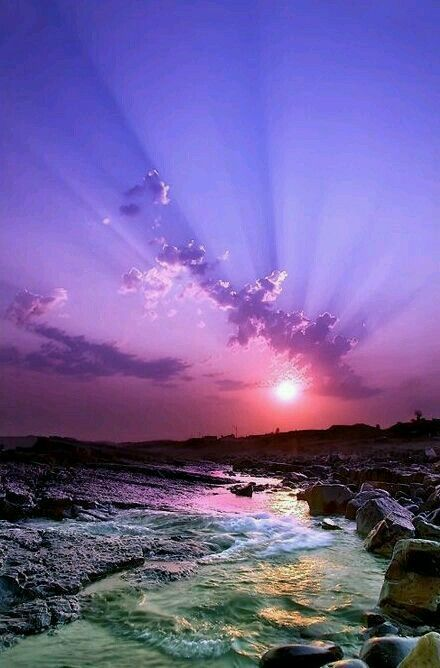
#> input picture comp_vision/l_1/11.jpg, 440 x 668 px, found by its file name
$ jupyter execute --allow-errors comp_vision_1.ipynb
#> lines starting #> are read from the running program, lines starting #| are printed output that depends on the picture
[cell 1]
import cv2
import numpy as np
import matplotlib.pyplot as plt

[cell 2]
# Завантаження зображення
img = cv2.imread(r"C:\Users\User\Downloads\11.jpg")   # вкажіть назву свого файлу
#> img is the input picture: shape (668, 440, 3); mean B, G, R 154.8, 95.6, 113.4

# Ковертувати в RGB
img = cv2.cvtColor(img, cv2.COLOR_BGR2RGB)

# Вивести зображення
plt.imshow(img)
plt.axis(False)

[cell 3]
# Розділення на три канали (червоний,зелений та синій)
red, green, blue = cv2.split(img)
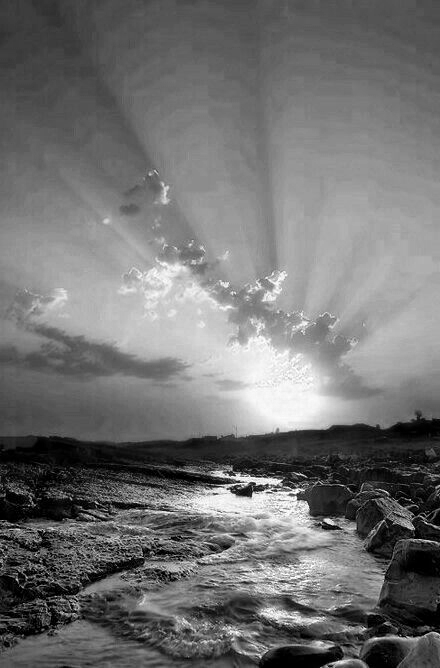
#> red: shape (668, 440); min 0, max 255, mean 113.4
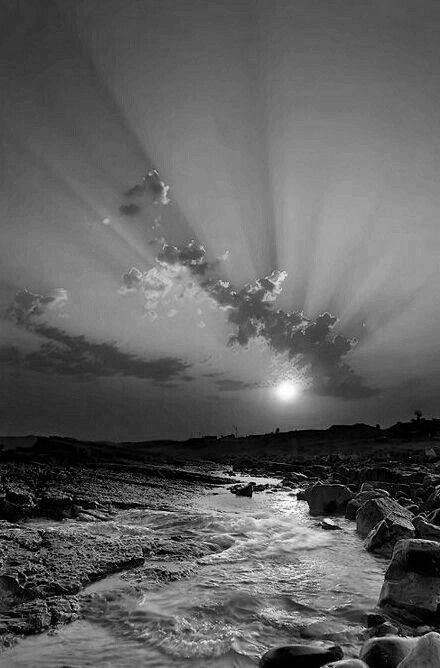
#> green: shape (668, 440); min 0, max 255, mean 95.6
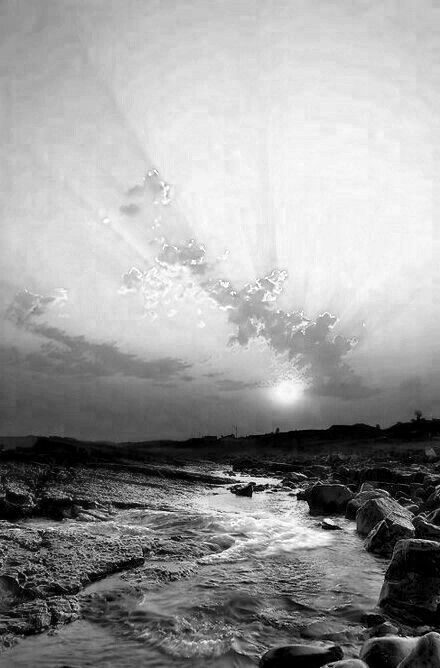
#> blue: shape (668, 440); min 0, max 255, mean 154.8

[cell 4]
# Злиття в RGB
img1 = cv2.merge([red, green, blue])

[cell 5]
# Злиття в RBG
img2 = cv2.merge([red, blue, green])
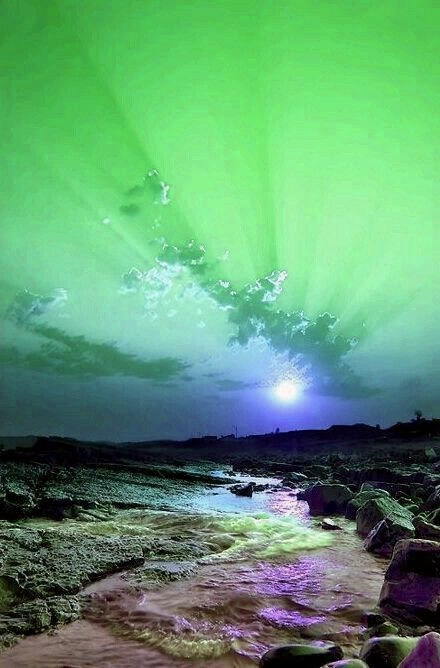
#> img2: shape (668, 440, 3); mean of channels 0, 1, 2 113.4, 154.8, 95.6; drawn as B, G, R

[cell 6]
# Злиття в GRB
img3 = cv2.merge([green, red, blue])
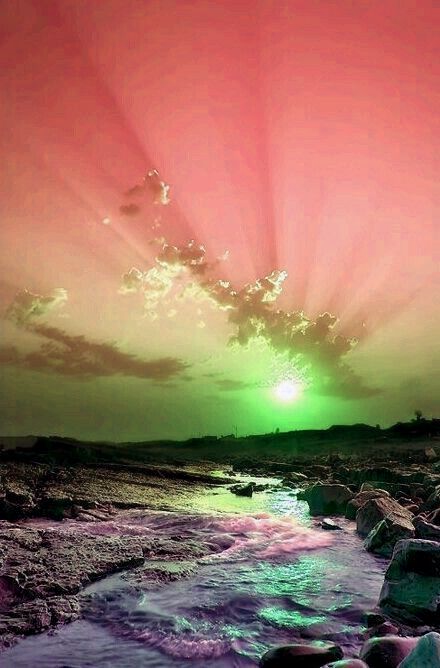
#> img3: shape (668, 440, 3); mean of channels 0, 1, 2 95.6, 113.4, 154.8; drawn as B, G, R

[cell 7]
# Злиття в BGR
img4 = cv2.merge([blue, green, red])

[cell 8]
# Створення колажу
out1 = np.hstack([img1, img2])
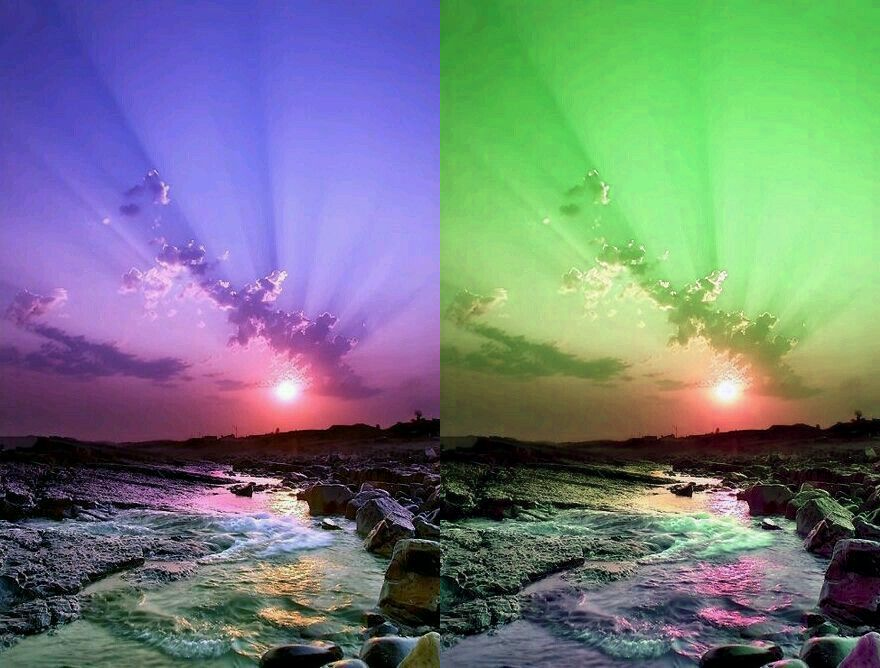
#> out1: shape (668, 880, 3); mean R, G, B 113.4, 125.2, 125.2
out2 = np.hstack([img3, img4])
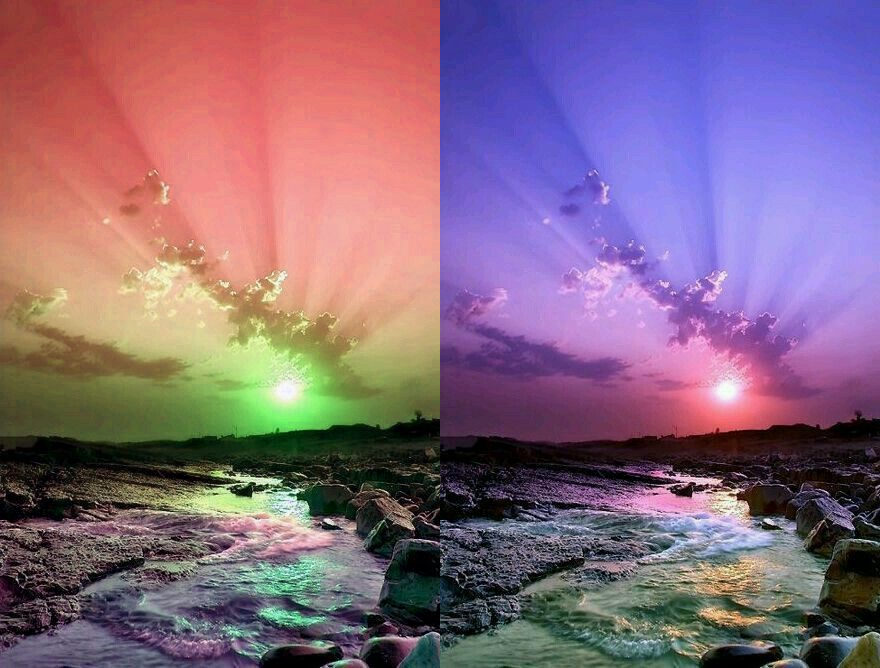
#> out2: shape (668, 880, 3); mean of channels 0, 1, 2 125.2, 104.5, 134.1; drawn as B, G, R
out = np.vstack([out1, out2])
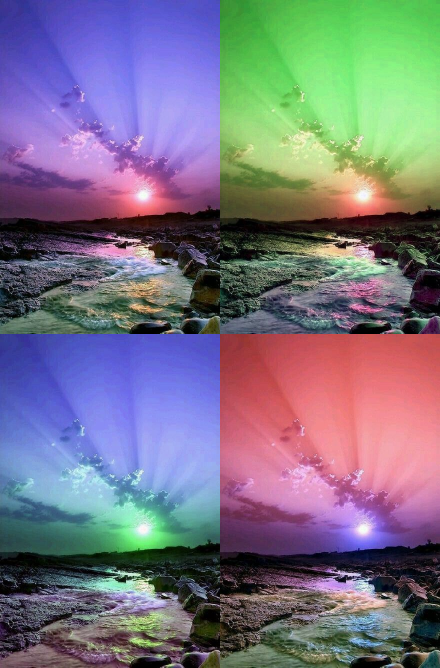
#> out: shape (1336, 880, 3) (shown at 1/2 size); mean R, G, B 119.3, 114.9, 129.7
